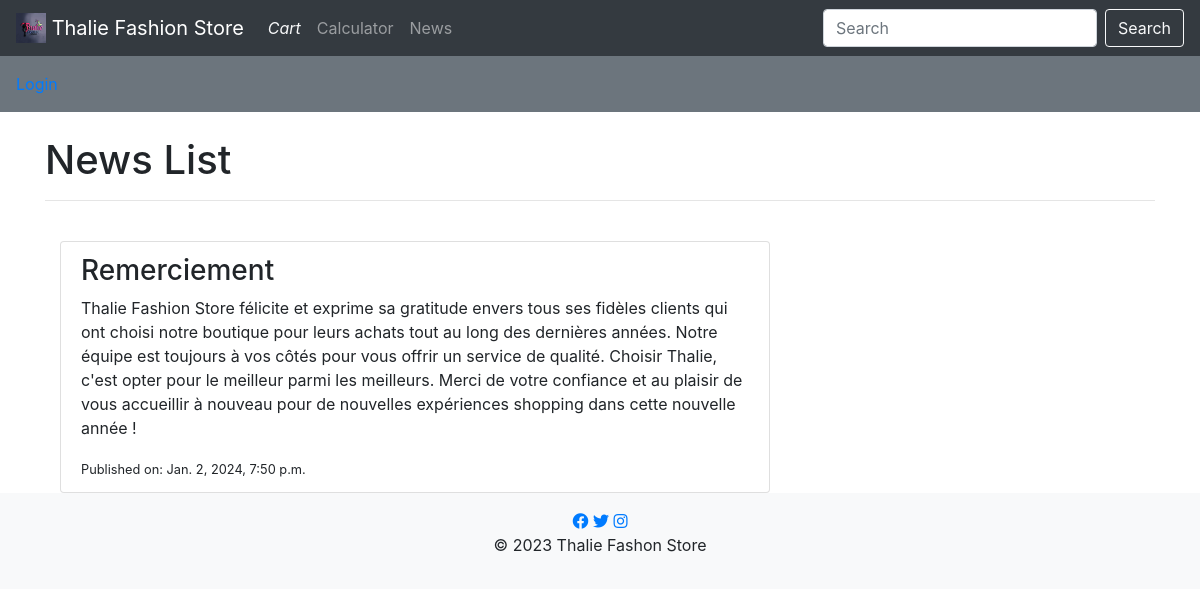
Page /news/ on the committed database.
### thalie/models.py (models this page shows, shortened)
class News(models.Model):
    title = models.CharField(max_length=200)
    content = models.TextField()
    created_at = models.DateTimeField(auto_now_add=True)

### thalie/views.py (the view)
# urls.py: path('news/', news_list, name='news_list'),
def news_list(request):
    news_articles = News.objects.all().order_by('-created_at')
    return render(request, 'news_list.html', {'news_articles': news_articles})

### thalie/templates/news_list.html (shortened to what this page needs)
{% extends 'base.html' %}
{% block header %}News List{% endblock %}
{% block content %}
  <div class="container mt-4">
    <div class="row">
      <div class="col-md-8">
        <ul class="list-group">
          {% for article in news_articles %}
            <li class="list-group-item">
              <h3>{{ article.title }}</h3>
              <p>{{ article.content }}</p>
              <small>Published on: {{ article.created_at }}</small>
            </li>
          {% endfor %}
        </ul>
      </div>
    </div>
  </div>
{% endblock %}

### rows in the picture
News: title "Remerciement", content "Thalie Fashion Store félicite et exprime sa gratitude envers tous ses fidèles clients qui ont choisi notre boutique pour leurs achats tout au long des dernières années. Notre équipe est toujours à vos côtés pour vous offrir un service de qualité. Choisir Thalie, c'est opter pour le meilleur parmi les meilleurs. Merci de votre confiance et au plaisir de vous accueillir à nouveau pour de nouvelles expériences shopping dans cette nouvelle année !", created_at "Jan. 2, 2024, 7:50 p.m."
